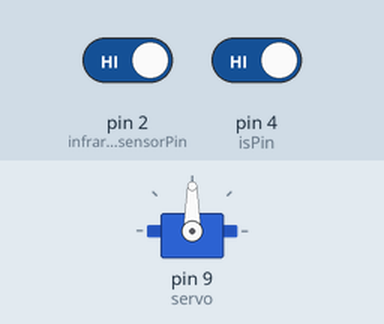
Bench run of a sketch on a simulated Arduino Uno, built with avr-gcc and run on an emulated ATmega328P. On the bench: servo. Inputs (shaded band) come from the test bench; at power-on: pin 4 (isPin) HIGH, pin 2 (infrared_sensorPin) HIGH.

Above: at 1.2 s.
1.3 s: pin 4 (isPin) driven LOW
At 1.9 s:
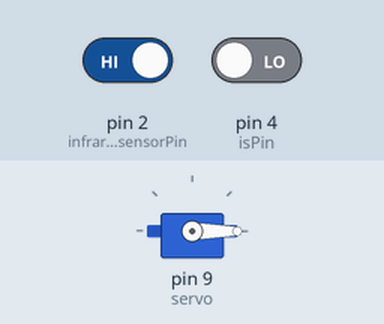
Timing chart, 0 to 4.3 s (numbered marks = the images above; inputs shaded):
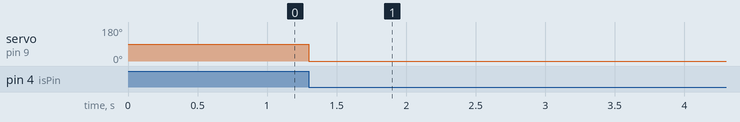

Measured:
- after the input at 1.3 s, servo on pin 9 (servo): 90° → 0° at once

The sketch:

parkinglot3.ino
```cpp
#include <Servo.h>
Servo servo;
int pos=0;
int isPin = 4;
int infrared_sensorPin = 2; // 적외선 센서 노랑. 보드 2번 핀 연결
boolean state=false;

void setup()
{
  servo.attach(9);

  pinMode (infrared_sensorPin, INPUT);
  pinMode (isPin, INPUT);
  /*Serial.begin (9600);
  Serial.println ("infrared sensor start!");
  Serial.println ();*/
}
void loop()
{

  int sensorDetect = digitalRead (infrared_sensorPin);
  int second = digitalRead(isPin);
  /*Serial.print ("infrared sensor state : ");
  Serial.println (sensorDetect);*/
 if ( sensorDetect == LOW && second == HIGH)
  {
      servo.write(90);
      delay(2000);
      //servo.detach();
      state=true;
  }
  else if(second == LOW && sensorDetect == HIGH)
  {
    servo.write(0);
    //servo.detach();
    state=false;

  }
  delay (100);
}
```
